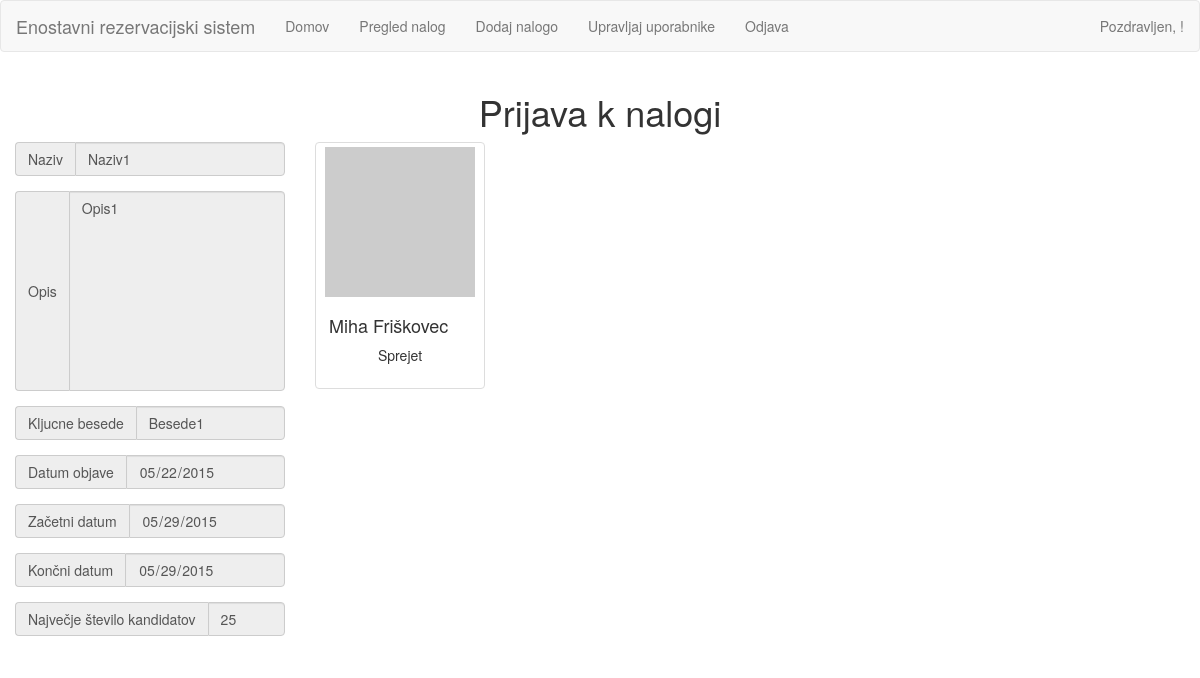
The page /naloga.php?nalogaID=2 on the database its author committed.
### tables this page shows
CREATE TABLE IF NOT EXISTS `naloge` (
`id` int(5) NOT NULL,
  `naslov` varchar(50) NOT NULL,
  `opis` varchar(255) NOT NULL,
  `kljucneBesede` varchar(50) NOT NULL,
  `datumKreiranja` date NOT NULL,
  `datumObjave` date NOT NULL,
  `zacetniDatum` date NOT NULL,
  `koncniDatum` date NOT NULL,
  `steviloKandidatov` int(4) NOT NULL,
  `avtor` int(5) NOT NULL
);

CREATE TABLE IF NOT EXISTS `nalogeuporabnika` (
`id` int(11) NOT NULL,
  `nalogaID` int(11) NOT NULL,
  `uporabnikID` int(11) NOT NULL,
  `status` int(11) NOT NULL DEFAULT '1'
);

CREATE TABLE IF NOT EXISTS `uporabniki` (
`id` int(5) NOT NULL,
  `username` varchar(50) NOT NULL,
  `geslo` varchar(255) NOT NULL,
  `email` varchar(50) NOT NULL,
  `ime` varchar(50) NOT NULL,
  `priimek` varchar(50) NOT NULL,
  `emso` int(10) NOT NULL,
  `datumRegistracije` datetime NOT NULL,
  `status` int(2) NOT NULL
);

### naloga.php (the view, shortened to what this page needs)
<?php
require_once 'app/includes/glava.php';
require_once 'app/init.php';
if(isset($_GET['nalogaID'])) {
	$nalogaID = $_GET['nalogaID'];
	$query = mysqli_query($db, "SELECT * FROM naloge WHERE id = '$nalogaID'");
	$result = mysqli_fetch_assoc($query);
}
else
	die();
?>
<div class="row">
<h1 class="text-center">Prijava k nalogi</h1>
</div>
<div class="row">
<div class="col-lg-3">
	<div class="form-group">
				<div class="input-group">
					<div class="input-group-addon">Naziv</div>
					<input type="text" name="naziv" class="form-control" disabled value="<?php echo $result['naslov']; ?>">
				</div>
			</div>
			<div class="form-group">
				<div class="input-group">
					<div class="input-group-addon">Opis</div>
					<textarea name="opis" class="form-control" disabled><?php echo $result['opis']; ?></textarea>
				</div>
			</div>
			<div class="form-group">
				<div class="input-group">
					<div class="input-group-addon">Kljucne besede</div>
					<input type="text" name="kljucneBesede" class="form-control" disabled value="<?php echo $result['kljucneBesede']; ?>">
				</div>
			</div>
			<div class="form-group">
				<div class="input-group">
					<div class="input-group-addon">Datum objave</div>
					<input type="date" name="datumObjave" class="form-control" disabled value="<?php echo $result['datumObjave']; ?>">
				</div>
			</div>
			<div class="form-group">
				<div class="input-group">
					<div class="input-group-addon">Začetni datum</div>
					<input type="date" name="zacetniDatum" class="form-control" disabled value="<?php echo $result['zacetniDatum']; ?>">
				</div>
			</div>
			<div class="form-group">
				<div class="input-group">
					<div class="input-group-addon">Končni datum</div>
					<input type="date" name="koncniDatum" class="form-control" disabled value="<?php echo $result['koncniDatum']; ?>">
				</div>
			</div>
			<div class="form-group">
				<div class="input-group">
					<div class="input-group-addon">Največje število kandidatov</div>
					<input type="number" name="kandidati" class="form-control" disabled value="<?php echo $result['steviloKandidatov']; ?>">
				</div>
			</div>
		</div>
<div class="col-lg-8">
<div class="row">
<?php
$query = mysqli_query($db, "SELECT * FROM nalogeuporabnika n INNER JOIN uporabniki u ON (u.id = n.uporabnikID) WHERE nalogaID = '$nalogaID'");
$result1 = mysqli_fetch_all($query);
foreach($result1 as $el):
?>
<div class="col-lg-3">
    <div class="thumbnail">
      <img src="http://placehold.it/150x150">
      <div class="caption">
        <h4><?php echo $el[8].' '.$el[9] ?></h4>
        <?php
        if($data['status'] == 2 && $el[3] == 1): ?>
        <p><a href="app/naloga.php?sprejemi" class="btn btn-success" role="button">Sprejemi</a> <a href="app/naloga.php?zavrni" class="btn btn-default" role="button">Zavrni</a></p>
      	<?php
      	else:
      	?>
      	<p class="text-center"><?php if($el[3] == 2) echo 'Sprejet'; elseif($el[3] == 0) echo 'Zavrnjen'; ?></p>
      	<?php
      	endif;
       ?>
      </div>
      </div>
  </div>
<?php
endforeach;
?>
</div>
</div>
</div>
<?php
require_once 'app/includes/glava.php';
?>

### rows shown on the page
naloge: naziv "Naziv1", opis "Opis1", kljucneBesede "Besede1", datumObjave "05/22/2015", zacetniDatum "05/29/2015", koncniDatum "05/29/2015", kandidati "25"
nalogeuporabnika: uporabniki.ime "Miha", uporabniki.priimek "Friškovec", status "Sprejet"
